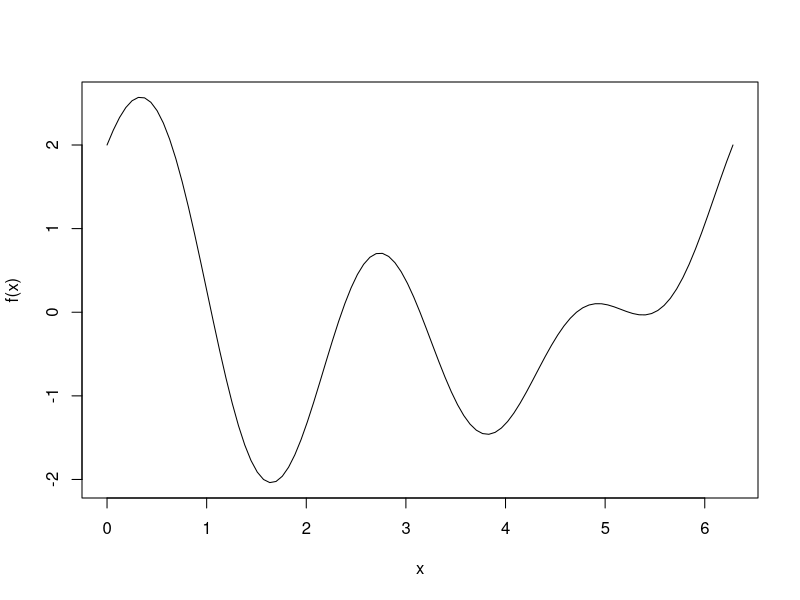
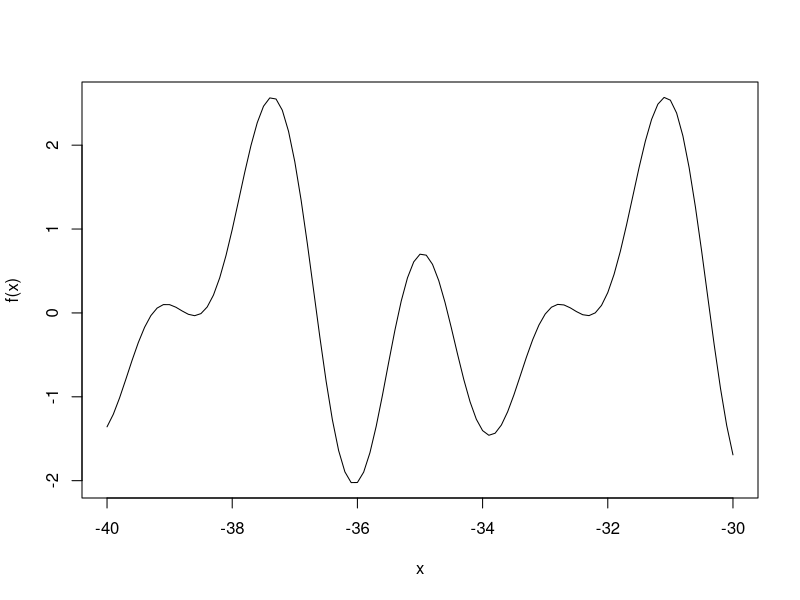

These charts were generated, in order, by the following R code:
## ---- chunk 1
knitr::opts_chunk$set(echo = TRUE)
## ---- chunk 2
f = function(x) cos(x) + cos(2*x) + sin(3*x)
curve(f, from=0, to=2*pi)
## ---- chunk 3
optimize(f, interval=c(0,2*pi))
## ---- chunk 4
optimize(f, interval=c(0,pi))
## ---- chunk 5
optimize(f, interval=c(0,2*pi), tol=1e-2)
## ---- chunk 6
f_sym = expression(cos(x) + cos(2*x) + sin(3*x))
f1_sym = D(f_sym, 'x'); f1 = function(x) eval(f1_sym)
f2_sym = D(f1_sym, 'x'); f2 = function(x) eval(f2_sym)
x = 2
for (i in 1:6) {
  x = x - f1(x) / f2(x); cat(x, '\n')
}
x = 1
for (i in 1:6) {
  x = x - f1(x) / f2(x); cat(x, '\n')
}
## ---- chunk 7
curve(f, from=-40, to=-30)
